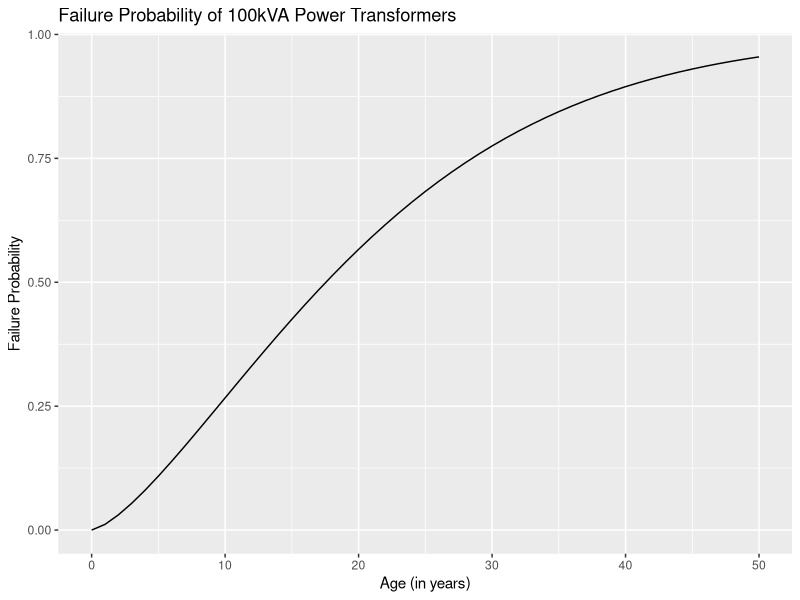

The R script that drew this image:
# =============================================================================
# general_model.R
# One-Variable Weibull Failure Prediction Model
# Transformer Asset Lifespan Modelling Project
#
# This script fits a 2-parameter Weibull distribution to transformer failure
# data using age as the sole predictor. It estimates shape (β) and scale (η)
# parameters, predicts failure probabilities over the transformer lifecycle,
# and validates the model with a Chi-Square Goodness of Fit Test.
#
# Representative group: 100kVA transformers
# NOTE: The same script structure was applied to the 50kVA and 200kVA groups.
#       To replicate for another group, replace the data frame below and
#       update the plot title accordingly.
#
# Data source: Regional utility company (data sharing agreement; raw data
#              not included in this repository)
# =============================================================================


# --- 1. Setup -----------------------------------------------------------------

install.packages("survival")
install.packages("survminer")
install.packages("ggplot2")

library(survival)   # Weibull MLE fitting via survreg()
library(survminer)  # Survival analysis utilities
library(ggplot2)    # Visualisation


# --- 2. Data ------------------------------------------------------------------
# Failure records are organised into age intervals with recorded failure counts.
# The final interval is right-censored (censored = 1), meaning some transformers
# in that range had not yet failed by the end of the observation window.
# Treating these as censored rather than failures avoids underestimating
# the characteristic life.

HundredkVA_Dataset <- data.frame(
  Start_Age         = c(0,  4,  7,  10, 13, 16, 19, 22, 25, 28, 31),
  End_Age           = c(3,  6,  9,  12, 15, 18, 21, 24, 27, 30, 50),
  Recorded_Failures = c(10, 16, 19, 10, 21,  5,  0,  3,  1,  2, 30),
  Censored          = c(0,  0,  0,   0,  0,  0,  0,  0,  0,  0,  1)
)


# --- 3. Format for Survival Analysis ------------------------------------------
# survreg() requires a single time-to-event format.
# Each row becomes one observation: the end age of the interval and whether
# a failure (event = 1) or censoring (event = 0) occurred.

time_to_event <- data.frame(
  age   = HundredkVA_Dataset$End_Age,
  event = ifelse(HundredkVA_Dataset$Censored == 1, 0, 1)
)

surv_obj <- Surv(time = time_to_event$age, event = time_to_event$event)


# --- 4. Fit Weibull Distribution ----------------------------------------------
# The Weibull distribution was chosen over normal and lognormal alternatives
# because it is the industry-standard method for modelling asset failure data.
# It is flexible enough to capture all three stages of the classic bathtub
# curve depending on the value of β, making it well-suited to transformer
# lifetime data where the failure mode is not assumed in advance.
#
# survreg() uses Maximum Likelihood Estimation (MLE) to find the parameters
# that make the observed failure data most probable given the Weibull model.
# Note: survreg() returns parameters in a different parameterisation, so
# shape and scale are extracted with the transformations below.

fit_weibull <- survreg(surv_obj ~ 1, dist = "weibull")
summary(fit_weibull)

shape <- 1 / fit_weibull$scale     # β: shape parameter
scale <- exp(fit_weibull$coef)     # η: scale parameter (characteristic life)

cat("Shape parameter (β):", shape, "\n")
cat("Scale parameter (η):", scale, "years\n")

# Interpretation guide:
#   β > 1  →  failure rate is increasing (wear-out behaviour)
#   β = 1  →  constant failure rate (random failures only)
#   β < 1  →  decreasing failure rate (early-life / infant mortality)
#
#   η      →  the age at which ~63.2% of the population has failed.
#             In a maintenance context, this is the age at which a sharp
#             uptick in failures begins, basically the trigger point for
#             proactive replacement programmes.


# --- 5. Predict Failure Probabilities -----------------------------------------

ages           <- seq(min(HundredkVA_Dataset$Start_Age),
                      max(HundredkVA_Dataset$End_Age), by = 1)
survival_probs <- pweibull(ages, shape = shape, scale = scale, lower.tail = FALSE)
failure_probs  <- 1 - survival_probs


# --- 6. Chi-Square Goodness of Fit Validation ---------------------------------
# Compares observed failure counts with the counts the model predicts at each
# age interval. A result above the critical value (18.307 at α = 0.05, df = 10)
# means the model's predicted distribution differs significantly from the
# observed data. This does not mean Weibull is wrong for this data as it
# remained the best fit compared to normal and lognormal alternatives (this was tested as well).
# The deviation is attributed to the short observation window (30 months)
# and the absence of diagnostic covariates in the dataset.

observed_failures <- HundredkVA_Dataset$Recorded_Failures
expected_failures <- diff(c(0, failure_probs)) * sum(HundredkVA_Dataset$Recorded_Failures)

obs_exp_df <- data.frame(
  start_age = HundredkVA_Dataset$Start_Age,
  end_age   = HundredkVA_Dataset$End_Age,
  observed  = observed_failures,
  expected  = tapply(
    expected_failures,
    cut(ages, breaks = c(HundredkVA_Dataset$Start_Age,
                         max(HundredkVA_Dataset$End_Age))),
    sum
  )
)

chisq_test <- chisq.test(obs_exp_df$observed,
                         p          = obs_exp_df$expected,
                         rescale.p  = TRUE)
print(chisq_test)


# --- 7. Plot ------------------------------------------------------------------

plot_df <- data.frame(age = ages, failure_prob = failure_probs)

ggplot(plot_df, aes(x = age, y = failure_prob)) +
  geom_line() +
  labs(
    title = "Failure Probability of 100kVA Power Transformers",
    x     = "Age (in years)",
    y     = "Failure Probability"
  )
